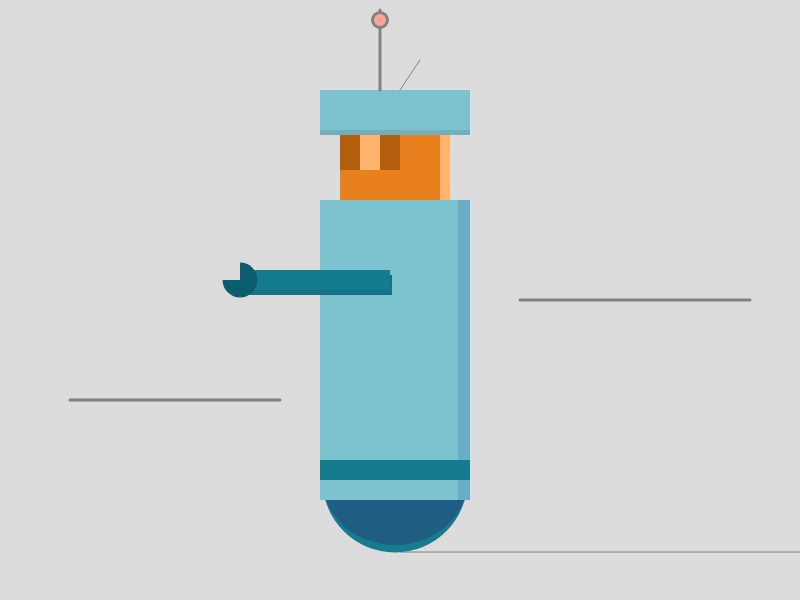
Frame 1 (no input)
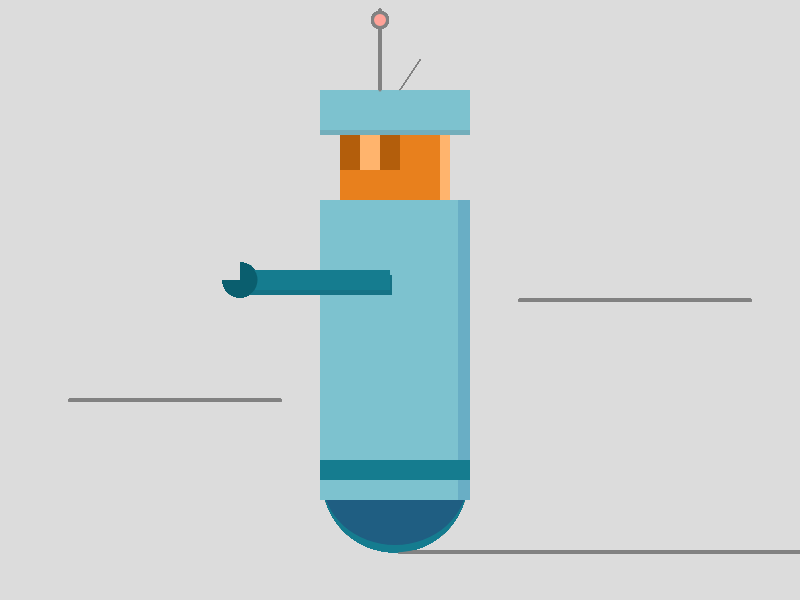
Frame 60 (no input)
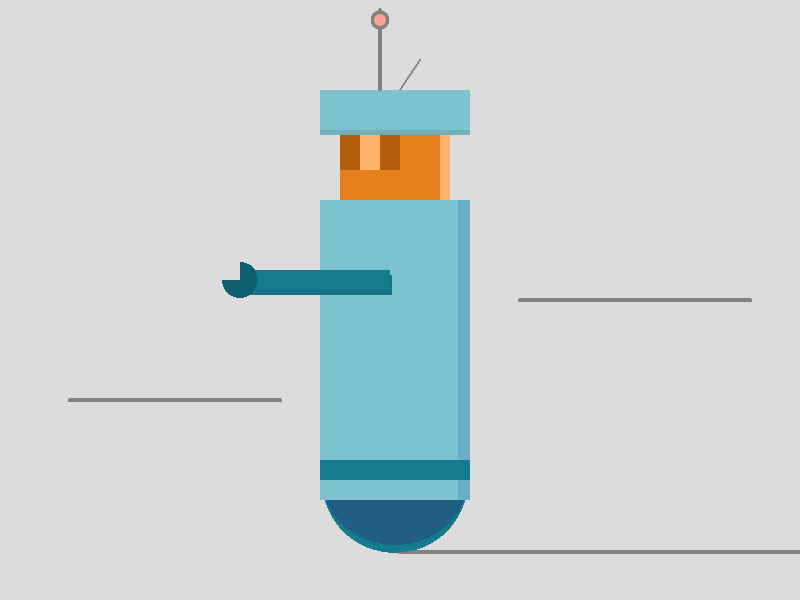
Frame 120 (the mouse pressed at the canvas centre since frame 60)

The p5.js sketch that drew these frames (run headless with seeded random() and noise() and a simulated clock; from frame 60 on, the mouse is pressed at the canvas centre):

// p5.js sketch
// ── sketch.js
function setup() {
  createCanvas(800,600);
  background(220,220,220);
}

function draw() {
  stroke(130,130,130);
  line(400,552,800,552);
  strokeWeight(3);
noStroke();  
  //Ruote
  fill(21,124,143);
ellipse(395,480,145,145);

//Ombra ruote
fill(31,94,130);
ellipse(395,480,145,130);



//Corpo Principale

fill(125,194,207);
rect(320,200,150,300);
fill(105,174,197);
rect(458,200,12,300);

//Corpo Det
fill(21,124,143);
rect(320,460,150,20);

//Braccio
fill(21,114,133);
rect(242,275,150,20);
fill(21,124,143);
rect(240,270,150,20);

//Mano
fill(10,94,110);
ellipse(240,280,35,35);

//Negativo Mano
fill(220,220,220);
//noStroke();
rect(210,250,30,30);

//Testa
fill(255,180,109);
rect(435,130,15,70);
fill(232,128,29);
rect(340,130,100,70);
fill(179,94,12);
rect(380,130,20,40);
fill(255,180,109);
rect(360,130,20,40);
fill(179,94,12);
rect(340,130,20,40);
fill(115,174,187);
rect(320,95,150,40);
fill(125,194,207);
rect(320,90,150,40);

stroke(130,130,130);
strokeWeight(1);
line(400,90,420,60);
strokeWeight(3);
line(380,90,380,10);
fill(255,162,152);
ellipse(380,20,15,15);
line(70,400,280,400);
line(520,300,750,300);

}
